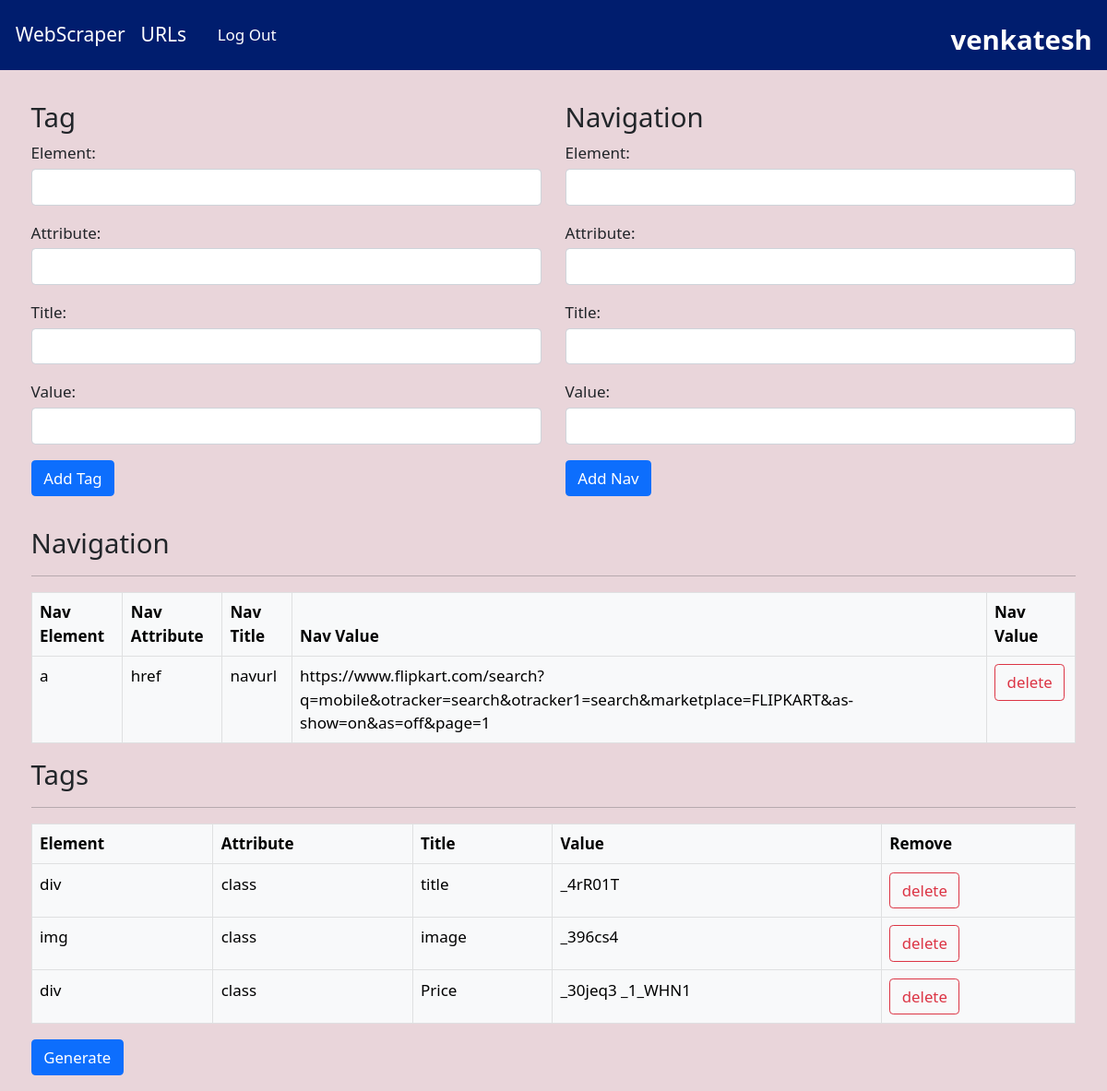
Screenshot of /tags.html/10/ (signed in) with the database file from the repository.
### web_scrapper/models.py (models this page shows)
class NavURLS(models.Model):
    user = models.ForeignKey(URLS, related_name="navurls", on_delete=models.CASCADE, null=True)
    navelement = models.CharField(max_length=255)
    navattribute = models.CharField(max_length=255)
    navtitle = models.CharField(max_length=255)
    navvalue = models.CharField(max_length=255555)

class Tag(models.Model):
    user = models.ForeignKey(URLS, related_name="tags", on_delete=models.CASCADE, null=True)
    element = models.CharField(max_length=255)
    attribute = models.CharField(max_length=255)
    title = models.CharField(max_length=255)
    value = models.CharField(max_length=255)

### web_scrapper/views.py (the view)
# urls.py: path('tags.html', views.tag, name='tag'),
def tag(request, pk):
    url = get_object_or_404(URLS, pk=pk, user=request.user)
    if request.method == 'POST':
        tagform = TagForm(request.POST)
        form = NavURLForm(request.POST)
        if tagform.is_valid():
            title = tagform.cleaned_data['title']
            element = tagform.cleaned_data['element']
            attribute = tagform.cleaned_data['attribute']
            value = tagform.cleaned_data['value']
            existing_tag = Tag.objects.filter(
                user=url, title=title, element=element, attribute=attribute, value=value).first()
            if not existing_tag:
                new_tag = Tag(user=url, title=title, element=element,
                              attribute=attribute, value=value)
                new_tag.save()
        taglis = Tag.objects.filter(user=url)
        if form.is_valid():
            navurl = NavURLS()
            navurl.user = url
            navurl.navelement = form.cleaned_data['navelement']
            navurl.navattribute = form.cleaned_data['navattribute']
            navurl.navtitle = form.cleaned_data['navtitle']
            navurl.navvalue = form.cleaned_data['navvalue']
            navurl.save()
        navurllis = NavURLS.objects.filter(user=url)
        return render(request, 'tags.html', {'form': form, 'taglis': taglis, 'navurls': navurllis, 'pk':pk})
    else:
        form = NavURLForm()
        navurllis = NavURLS.objects.filter(user=url)
        taglis = Tag.objects.filter(user=url)
        return render(request, 'tags.html', {'form': form, 'taglis': taglis, 'navurls': navurllis, 'pk':pk})

### web_scrapper/form.py
class NavURLForm(forms.Form):
    navtitle = forms.CharField(max_length=100, label="Title")
    navelement = forms.CharField(max_length=100, label="Element")
    navattribute = forms.CharField(max_length=100, label="Attribute")
    navvalue = forms.CharField(max_length=10000, label="Value")

### templates/tags.html (shortened to what this page needs)
{% extends "base2.html" %}
{% block content %}
{% load static %}
{% load bootstrap4 %}
<div class="m-3" >
<div class="row pt-3 ms-1 me-1">
  <div class="col">
  <form method="post" class="col"  action="{% url 'pktag' pk %}">
    <h3>Tag</h3>
      <label for="element" class="mb-1">Element:</label>
      <input type="text" name="element" id="element" class="form-control mb-3">
      <label for="attribute" class="mb-1">Attribute:</label>
      <input type="text" name="attribute" id="attribute" class="form-control mb-3">
      <label for="title" class="mb-1">Title:</label>
      <input type="text" name="title" id="title" class="form-control mb-3">
      <label for="value" class="mb-1">Value:</label>
      <input type="text" name="value" id="value" class="form-control mb-3">
      <button type="submit" class="btn btn-primary">Add Tag</button>
  </form>
</div>
<div class="col">
  <form method="post" class="col" id="nav-form" onsubmit="submitForm(event)" action="{% url 'pktag' pk %}">
    <h3>Navigation</h3>
      <label for="navelement" class="mb-1">Element:</label>
      <input type="text" name="navelement" id="navelement" class="form-control mb-3">
      <label for="navattribute" class="mb-1">Attribute:</label>
      <input type="text" name="navattribute" id="navattribute" class="form-control mb-3">
      <label for="navtitle" class="mb-1">Title:</label>
      <input type="text" name="navtitle" id="navtitle" class="form-control mb-3">
      <label for="navvalue" class="mb-1">Value:</label>
      <input type="text" name="navvalue" id="navvalue" class="form-control mb-3">
    <button type="submit" class="btn btn-primary" onclick="hideForm(); return false;">Add Nav</button>
  </form>
</div>
</div>
<div class="pt-3">
<div id="tags_table" class="m-3">
  <h3>Navigation</h3><hr>
<table  class="table table-bordered table-light table-hover mt-3">
  <thead>
    <tr>
      <th>Nav Element</th>
      <th>Nav Attribute</th>
      <th>Nav Title</th>
      <th>Nav Value</th>
      <th>Nav Value</th>
    </tr>
  </thead>
  <tbody>
    {% for navurl in navurls %}
      <tr>
        <td>{{ navurl.navelement }}</td>
        <td>{{ navurl.navattribute }}</td>
        <td>{{ navurl.navtitle }}</td>
        <td>{{ navurl.navvalue }}</td>
        <td>
          <form action="{% url 'delete_navurl' navurl.id %}" method="POST" class="d-inline">
          <input type="submit" value="delete" class="btn btn-outline-danger">
          </form>
        </td>
      </tr>
      {% endfor %}
  </tbody>
</table>
</div>
<div id="tags_table" class="m-3">
  <h3>Tags</h3><hr>
    <table  class="table table-bordered table-light table-hover">
        <thead>
          <tr>
            <th>Element</th>
            <th>Attribute</th>
            <th>Title</th>
            <th>Value</th>
            <th>Remove</th>
          </tr>
        </thead>
        <tbody>
          {% for tag in taglis %}
          <tr>
            <td>{{ tag.element }}</td>
            <td>{{ tag.attribute }}</td>
            <td>{{ tag.title }}</td>
            <td>{{ tag.value }}</td>
            <td>
              <form action="{% url 'delete_tag' tag.id %}" method="POST" class="d-inline">
              <input type="submit" value="delete" class="btn btn-outline-danger">
              </form>
            </td>
          </tr>
          {% endfor %}
        </tbody>
      </table>
      <div>
        <form method="post" action="{% url 'pkresult' pk %}">
          <input type="submit" value="Generate" class="btn btn-primary" >
        </form>
      </div>
</div>
</div>
</div>
{% endblock %}

### templates/base2.html (shortened to what this page needs)
{% load static %}
<!DOCTYPE html>
<html lang="en">
{% load static %}
<head>
  <link href="https://cdn.jsdelivr.net/npm/bootstrap@5.0.2/dist/css/bootstrap.min.css" rel="stylesheet"
 />
  <link rel="stylesheet" href="{% static 'css/base.css' %}" />
</head>
<body>
  <nav class="navbar navbar-dark p-3">
    <nav class="nav">
      <a class="navbar-brand text-white" href="home.html">WebScraper</a>
      <a class="navbar-brand text-white" href="home.html">URLs</a>
      {% if user.is_authenticated %}
      <a class="nav-link text-white" href="signup.html" data-bs-toggle="tooltip" data-bs-placement="right"
        title="Log Out">Log
        Out</a>
      {% endif %}
      <div class="fs-5 m-1 fw-bold fs-3 " style="color: white; position: absolute; right: 0; padding-right: 1%;">
        {{user.username}}
      </div>
    </nav>
  </nav>
  {% block content %} {% endblock %}
</body>
</html>

### static/css/base.css (style rules this page uses)
body, html { margin: 0; padding: 0; width: 100%; font-size: calc(0.3rem + 1vw); background-color: #e9d5da; }
.nav { font-size: calc(0.3rem + 1vw); }
.navbar { background-color: #001d6e; }

### rows the page displays
NavURLS: navelement "a", navattribute "href", navtitle "navurl", navvalue "https://www.flipkart.com/search?q=mobile&otracker=search&otracker1=search&marketplace=FLIPKART&as-show=on&as=off&page=1"
Tag: element "div", attribute "class", title "title", value "_4rR01T"
Tag: element "img", attribute "class", title "image", value "_396cs4"
Tag: element "div", attribute "class", title "Price", value "_30jeq3 _1_WHN1"

### other values shown
{{ user.username }} "venkatesh"
